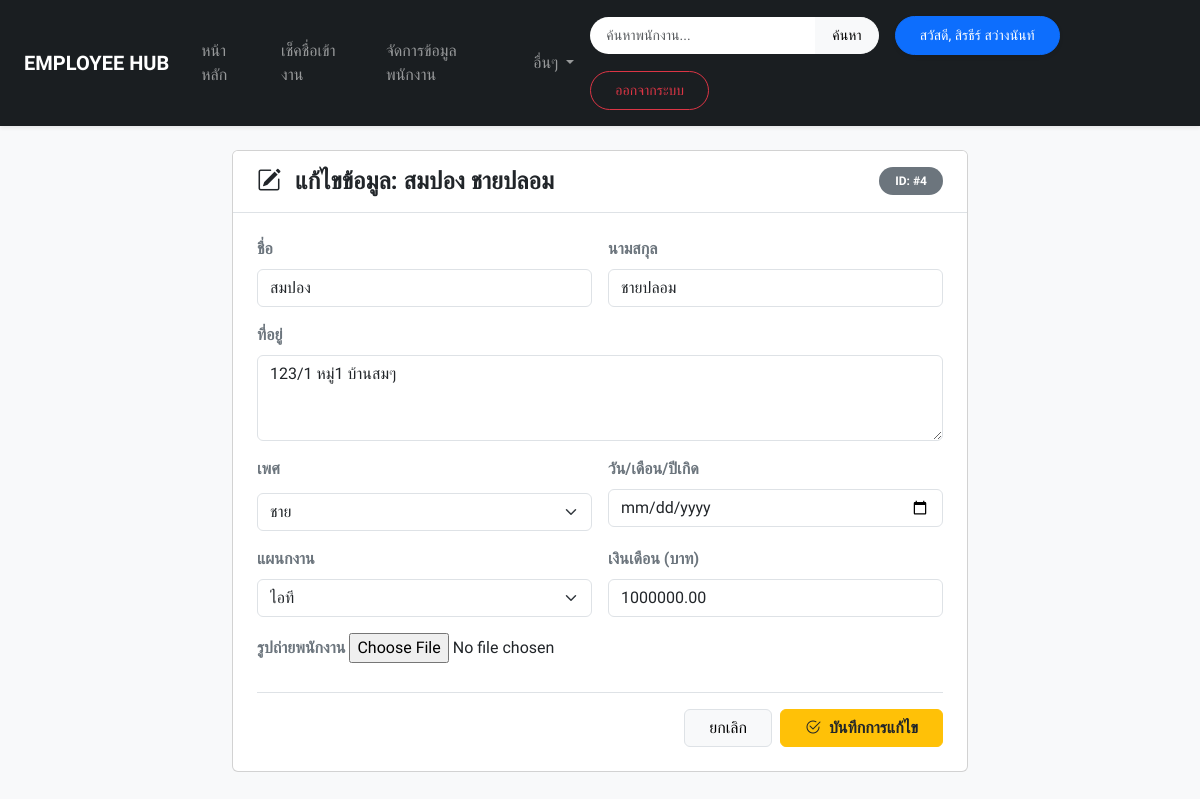
Screenshot of /edit/4/ (signed in) with the database file from the repository.
### employeeapp/models.py (models this page shows, shortened)
class Employee(models.Model):
    GENDER_CHOICES = [
        ('ชาย', 'ชาย'),
        ('หญิง', 'หญิง'),
        ('อื่นๆ', 'อื่นๆ'),
    ]
    fname = models.CharField(max_length=100, verbose_name="ชื่อจริง")
    lname = models.CharField(max_length=100, verbose_name="นามสกุล")
    gender = models.CharField(max_length=10, choices=GENDER_CHOICES, default='ชาย', verbose_name="เพศ")
    birthdate = models.DateField(blank=True, null=True, verbose_name="วัน/เดือน/ปีเกิด") # เพิ่มฟิลด์วันเกิด
    department = models.CharField(max_length=100, blank=True, null=True, verbose_name="แผนก")
    salary = models.DecimalField(max_digits=10, decimal_places=2, blank=True, null=True, verbose_name="เงินเดือน")
    address = models.TextField(blank=True, null=True, verbose_name="ที่อยู่")
    image = models.ImageField(upload_to='employee_images/', blank=True, null=True, verbose_name="รูปภาพพนักงาน")
    created_at = models.DateTimeField(auto_now_add=True, null=True, blank=True, verbose_name="วันที่บันทึก")
    user = models.OneToOneField(User, on_delete=models.SET_NULL, null=True, blank=True, related_name='employee_record')

### employeeapp/views.py (the view)
# urls.py: path('edit/<int:emp_id>/', views.edit, name='edit'),
@user_passes_test(is_admin, login_url='login')
def edit(request, emp_id):
    emp = get_object_or_404(Employee, id=emp_id)
    if request.method == 'POST':
        form = EmployeeForm(request.POST, request.FILES, instance=emp)
        if form.is_valid():
            form.save()
            return redirect('index')
    else:
        form = EmployeeForm(instance=emp)
    return render(request, 'edit.html', {'form': form, 'emp': emp})

### employeeapp/forms.py
class EmployeeForm(forms.ModelForm):
    DEPARTMENT_CHOICES = [
        ('', '-- กรุณาเลือกแผนกงาน --'),
        ('ไอที', 'ไอที'),
        ('ช่างซ่อม', 'ช่างซ่อม'),
        ('การเงิน', 'การเงิน'),
        ('บุคคล', 'บุคคล'),
        ('การตลาด', 'การตลาด'),
    ]
    department = forms.ChoiceField(
        choices=DEPARTMENT_CHOICES,
        required=False,
        widget=forms.Select(attrs={'class': 'form-select'}),
        label="แผนกงาน"
    )
    class Meta:
        model = Employee
        fields = ['fname', 'lname', 'gender', 'birthdate', 'department', 'salary', 'address', 'image']
        widgets = {
            'fname': forms.TextInput(attrs={'class': 'form-control'}),
            'lname': forms.TextInput(attrs={'class': 'form-control'}),
            'gender': forms.Select(attrs={'class': 'form-select'}),
            'birthdate': forms.DateInput(attrs={'class': 'form-control', 'type': 'date'}),
            'salary': forms.NumberInput(attrs={'class': 'form-control'}),
            'address': forms.Textarea(attrs={'class': 'form-control', 'rows': 3}),
        }

### employeeapp/views.py (called while the page is built)
def is_admin(user):
    return user.is_superuser or user.is_staff

### employeeapp/templates/edit.html (shortened to what this page needs)
{% extends 'basetemplate.html' %}
{% block content %}
<div class="row justify-content-center">
    <div class="col-12 col-lg-8">
        <div class="card card-custom">
            <div class="card-header bg-white border-bottom py-3 px-4 d-flex justify-content-between align-items-center">
                <h4 class="fw-bold mb-0 text-warning text-dark">
                    <i class="bi bi-pencil-square me-2"></i> แก้ไขข้อมูล: {{ emp.fname }} {{ emp.lname }}
                </h4>
                <span class="badge bg-secondary rounded-pill px-3 py-2">ID: #{{ emp.id }}</span>
            </div>
            <div class="card-body p-4">
                <form method="POST" enctype="multipart/form-data">
                    <div class="row g-3">
                        <div class="col-md-6">
                            <label class="form-label fw-semibold text-secondary">ชื่อ</label>
                            {{ form.fname }}
                        </div>
                        <div class="col-md-6">
                            <label class="form-label fw-semibold text-secondary">นามสกุล</label>
                            {{ form.lname }}
                        </div>
                        <div class="col-12">
                            <label class="form-label fw-semibold text-secondary">ที่อยู่</label>
                            {{ form.address }}
                        </div>
                        <div class="col-md-6">
                            <label class="form-label fw-semibold text-secondary d-block">เพศ</label>
                            <div class="d-flex gap-4 pt-1">
                                {{ form.gender }}
                            </div>
                        </div>
                        <div class="col-md-6">
                            <label class="form-label fw-semibold text-secondary">วัน/เดือน/ปีเกิด</label>
                            {{ form.birthdate }}
                        </div>
                        <div class="col-md-6">
                            <label class="form-label fw-semibold text-secondary">แผนกงาน</label>
                            {{ form.department }}
                        </div>
                        <div class="col-md-6">
                            <label class="form-label fw-semibold text-secondary">เงินเดือน (บาท)</label>
                            {{ form.salary }}
                        </div>
                        <div class="col-12">
                            <label class="form-label fw-semibold text-secondary">รูปถ่ายพนักงาน</label>
                            {{ form.image }}
                        </div>
                    </div>
                    <div class="d-flex justify-content-end gap-2 mt-4 pt-3 border-top">
                        <a href="{% url 'index' %}" class="btn btn-light btn-modern border px-4">ยกเลิก</a>
                        <button type="submit" class="btn btn-warning text-dark btn-modern fw-semibold px-4">
                            <i class="bi bi-check2-circle me-1"></i> บันทึกการแก้ไข
                        </button>
                    </div>
                </form>
            </div>
        </div>
    </div>
</div>
{% endblock %}

### employeeapp/templates/basetemplate.html (shortened to what this page needs)
<!DOCTYPE html>
<html lang="th">
<head>
    <link href="https://cdn.jsdelivr.net/npm/bootstrap@5.3.0/dist/css/bootstrap.min.css" rel="stylesheet">
    <link rel="stylesheet" href="https://cdn.jsdelivr.net/npm/bootstrap-icons@1.10.5/font/bootstrap-icons.css">
</head>
<body>
    <nav class="navbar navbar-expand-lg navbar-dark sticky-top shadow-sm py-3">
        <div class="container-fluid px-4">
            <a class="navbar-brand fw-bold text-uppercase tracking-wide" href="{% url 'index' %}">
                EMPLOYEE HUB
            </a>
            <div class="collapse navbar-collapse" id="navbarContent">
                <ul class="navbar-nav me-auto mb-2 mb-lg-0 align-items-lg-center">
                    <li class="nav-item">
                        <a class="nav-link px-3" href="{% url 'index' %}">หน้าหลัก</a>
                    </li>
                    <li class="nav-item">
                        <a class="nav-link px-3" href="{% url 'attendance_page' %}">เช็คชื่อเข้างาน</a>
                    </li>
                    {% if user.is_superuser or user.is_staff %}
                    <li class="nav-item">
                        <a class="nav-link px-3" href="{% url 'attendance_report' %}">จัดการข้อมูลพนักงาน</a>
                    </li>
                    {% endif %}
                    <li class="nav-item dropdown px-2">
                        <a class="nav-link dropdown-toggle" href="#" id="navbarDropdown" role="button" data-bs-toggle="dropdown" aria-expanded="false">
                            อื่นๆ
                        </a>
                    </li>
                </ul>
                {% if user.is_authenticated %}
                <div class="d-flex align-items-center flex-wrap gap-3 mt-3 mt-lg-0">
                    <form class="d-flex" action="{% url 'index' %}" method="get">
                        <input class="form-control form-control-sm rounded-start-pill border-0 px-3 py-2" type="search" placeholder="ค้นหาพนักงาน..." aria-label="Search" name="search" value="{{ search_query|default:'' }}">
                        <button class="btn btn-light btn-sm rounded-end-pill px-3 fw-medium" type="submit">ค้นหา</button>
                    </form>
                    <a href="{% url 'profile' %}" class="btn btn-primary btn-sm rounded-pill px-4 py-2 fw-medium shadow-sm">
                        สวัสดี, {{ user.first_name }} {{ user.last_name }}
                    </a>
                    <a href="{% url 'logout' %}" class="btn btn-outline-danger btn-sm rounded-pill px-4 py-2 fw-medium">
                        ออกจากระบบ
                    </a>
                </div>
                {% endif %}
            </div>
        </div>
    </nav>
    <div class="container mt-4 mb-5 pb-5">
        {% block content %}
        {% endblock %}
    </div>
</body>
</html>

### employeeapp/templates/basetemplate.html (style rules this page uses)
body { font-family: 'Prompt', sans-serif; background-color: #f8f9fa; }
.navbar { background-color: #1a1e21; }
.nav-link { font-weight: 500; }

### rows the page displays
Employee: fname "สมปอง", lname "ชายปลอม", id "4", address "123/1 หมู่1 บ้านสมๆ", gender "ชาย", department "ไอที", salary "1000000.00"

### other values shown
{{ user.first_name }} "สิรธีร์"
{{ user.last_name }} "สว่างนันท์"
